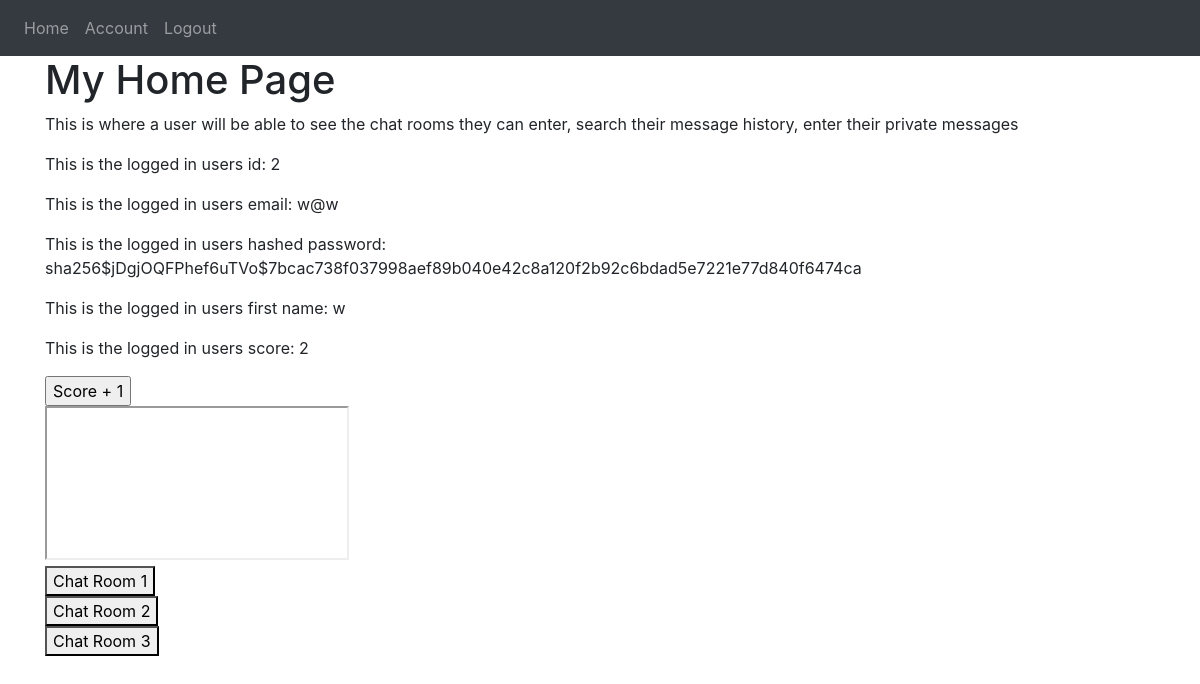
The app's page /home (signed in), older data.
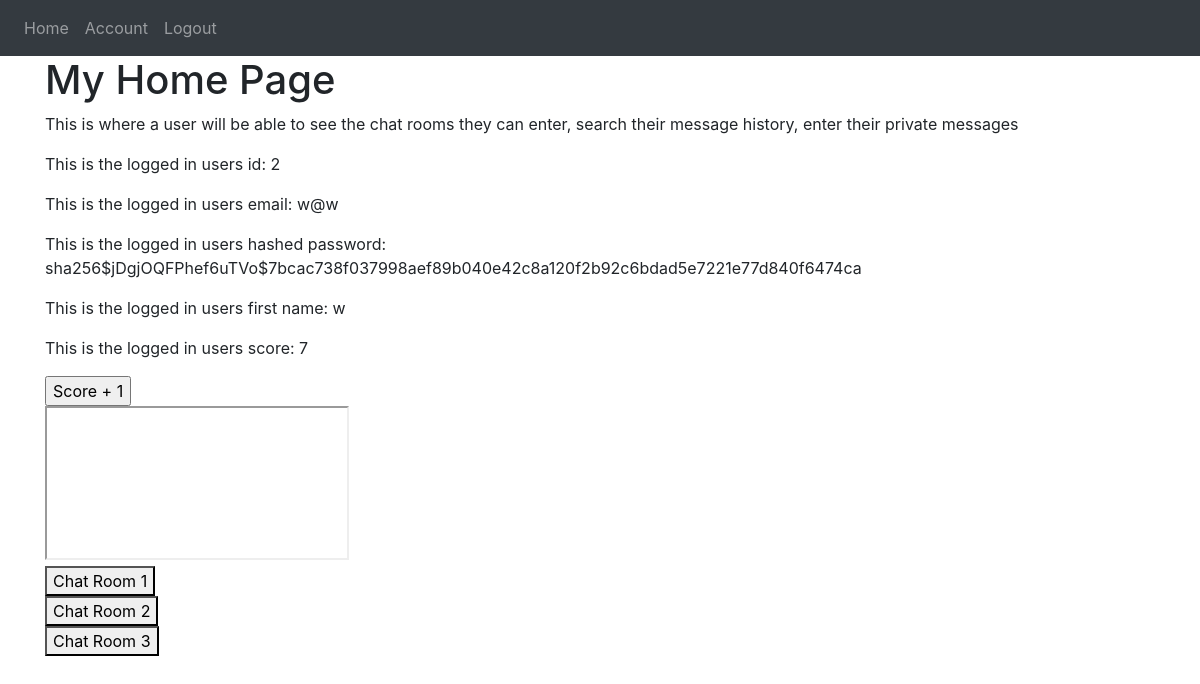
The same page, newer data.
### website/models.py (models this page shows)
class User(db.Model, UserMixin):
    id = db.Column(db.Integer, primary_key=True)
    email = db.Column(db.String(150), unique=True)
    password = db.Column(db.String(150))
    first_name = db.Column(db.String(150))
    Messages = db.relationship('Messages')
    score = db.Column(db.Integer)

### website/views.py (the view)
@views.route('/home')
@login_required  # makes this page accessible only if user is logged in
def home():
    return render_template("home.html", user=current_user)

### website/__init__.py (called while the page is built)
def create_app():
    app = Flask(__name__)
    app.config['SECRET_KEY'] = 'abcd'
    app.config['SQLALCHEMY_DATABASE_URI'] = f'sqlite:///{DB_NAME}'
    db.init_app(app)
    from .views import views
    from .auth import auth
    app.register_blueprint(views, url_prefix='/')
    app.register_blueprint(auth, url_prefix='/')
    from .models import User, Messages
    with app.app_context():
        db.create_all()
    login_manager = LoginManager()
    login_manager.login_view = 'views.intro'
    login_manager.init_app(app)
    @login_manager.user_loader
    def load_user(id):
        return User.query.get(int(id))
    return app

### website/templates/home.html (shortened to what this page needs)
{% extends "base.html" %} {% block title %}Home{% endblock %}
{% block content %}
<h1> My Home Page </h1>
<p>This is where a user will be able to see the chat rooms they can enter, search their message history, enter their private messages</p>
<div>
    <p>This is the logged in users id: {{ user.id }}</p>
    <p>This is the logged in users email: {{ user.email }}</p>
    <p>This is the logged in users hashed password: {{ user.password }}</p>
    <p>This is the logged in users first name: {{ user.first_name }}</p>
    <p>This is the logged in users score: {{ user.score }}</p>
</div>
<div>
    <td>
        <form action="{{ url_for('auth.add') }}" method="post">
          <input type="submit" value="Score + 1"/>
        </form>
    </td>
</div>
<iframe src="{{ url_for('auth.scoreboard')}}" title="Scorboard"></iframe>
<div>
    <button onclick="window.location.href = 'chat_room_1';">Chat Room 1</button>
</div>
<div>
    <button onclick="window.location.href = 'chat_room_2';">Chat Room 2</button>
</div>
<div>
    <button onclick="window.location.href = 'chat_room_3';">Chat Room 3</button>
</div>
{% endblock %}

### website/templates/base.html (shortened to what this page needs)
<!DOCTYPE html>
<html lang="en">
  <head>
    <link
      rel="stylesheet"
      href="https://stackpath.bootstrapcdn.com/bootstrap/4.4.1/css/bootstrap.min.css"
    />
    <link
      rel="stylesheet"
      href="https://stackpath.bootstrapcdn.com/font-awesome/4.7.0/css/font-awesome.min.css"
    />
  </head>
  <body>
    <nav class="navbar navbar-expand-lg navbar-dark bg-dark">
      <div class="collapse navbar-collapse" id="navbar">
        <div class="navbar-nav">
          {% if user.is_authenticated %}
          <a class="nav-item nav-link" id="home" href="/home">Home</a>
          <a class="nav-item nav-link" id="account" href="/account">Account</a>
          <a class="nav-item nav-link" id="logout" href="/logout">Logout</a>
          {% else %}
          <a class="nav-item nav-link" id="intro" href="/">Intro</a>
          <a class="nav-item nav-link" id="login" href="/login">Login</a>
          <a class="nav-item nav-link" id="signUp" href="/sign-up">Sign Up</a>
          {% endif %}
        </div>
      </div>
    </nav>
    <div class="container">{% block content %} {% endblock %}</div>
  </body>
</html>

Row changes from the older to the newer data that the page shows:
changed User id 2: score "2" → "7"
